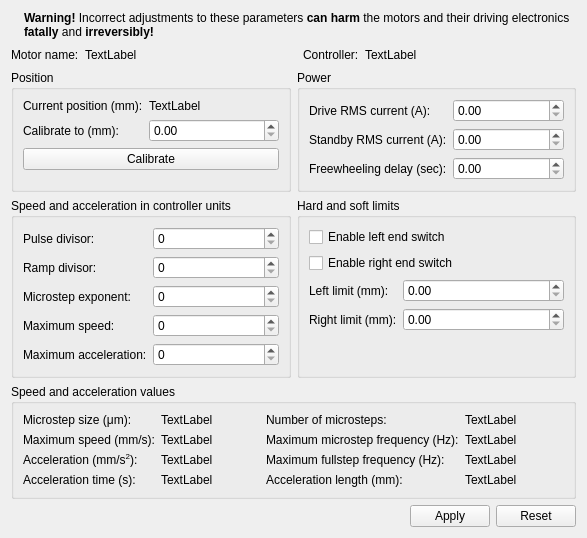
<?xml version="1.0" encoding="UTF-8"?>
<ui version="4.0">
 <class>Form</class>
 <widget class="QWidget" name="Form">
  <property name="geometry">
   <rect>
    <x>0</x>
    <y>0</y>
    <width>587</width>
    <height>538</height>
   </rect>
  </property>
  <property name="windowTitle">
   <string>Form</string>
  </property>
  <property name="windowIcon">
   <iconset resource="../../../../resource/icons/icons.qrc">
    <normaloff>:/icons/motorconfig.svg</normaloff>:/icons/motorconfig.svg</iconset>
  </property>
  <layout class="QVBoxLayout" name="verticalLayout">
   <item>
    <layout class="QHBoxLayout" name="horizontalLayout_2">
     <property name="leftMargin">
      <number>0</number>
     </property>
     <property name="topMargin">
      <number>0</number>
     </property>
     <property name="rightMargin">
      <number>0</number>
     </property>
     <property name="bottomMargin">
      <number>0</number>
     </property>
     <item>
      <widget class="QLabel" name="warningIconLabel">
       <property name="text">
        <string/>
       </property>
      </widget>
     </item>
     <item>
      <widget class="QLabel" name="label_13">
       <property name="sizePolicy">
        <sizepolicy hsizetype="Preferred" vsizetype="Preferred">
         <horstretch>1</horstretch>
         <verstretch>0</verstretch>
        </sizepolicy>
       </property>
       <property name="text">
        <string>&lt;html&gt;&lt;head/&gt;&lt;body&gt;&lt;p&gt;&lt;span style=&quot; font-weight:600;&quot;&gt;Warning!&lt;/span&gt; Incorrect adjustments to these parameters &lt;span style=&quot; font-weight:600;&quot;&gt;can harm&lt;/span&gt; the motors and their driving electronics &lt;span style=&quot; font-weight:600;&quot;&gt;fatally&lt;/span&gt; and &lt;span style=&quot; font-weight:600;&quot;&gt;irreversibly!&lt;/span&gt;&lt;/p&gt;&lt;/body&gt;&lt;/html&gt;</string>
       </property>
       <property name="textFormat">
        <enum>Qt::RichText</enum>
       </property>
       <property name="wordWrap">
        <bool>true</bool>
       </property>
      </widget>
     </item>
    </layout>
   </item>
   <item>
    <layout class="QHBoxLayout" name="horizontalLayout_4">
     <property name="leftMargin">
      <number>0</number>
     </property>
     <property name="topMargin">
      <number>0</number>
     </property>
     <property name="rightMargin">
      <number>0</number>
     </property>
     <property name="bottomMargin">
      <number>0</number>
     </property>
     <item>
      <widget class="QLabel" name="label_2">
       <property name="text">
        <string>Motor name:</string>
       </property>
      </widget>
     </item>
     <item>
      <widget class="QLabel" name="motorNameLabel">
       <property name="sizePolicy">
        <sizepolicy hsizetype="Preferred" vsizetype="Preferred">
         <horstretch>1</horstretch>
         <verstretch>0</verstretch>
        </sizepolicy>
       </property>
       <property name="text">
        <string>TextLabel</string>
       </property>
      </widget>
     </item>
     <item>
      <widget class="QLabel" name="label_18">
       <property name="text">
        <string>Controller:</string>
       </property>
      </widget>
     </item>
     <item>
      <widget class="QLabel" name="controllerNameLabel">
       <property name="sizePolicy">
        <sizepolicy hsizetype="Preferred" vsizetype="Preferred">
         <horstretch>1</horstretch>
         <verstretch>0</verstretch>
        </sizepolicy>
       </property>
       <property name="text">
        <string>TextLabel</string>
       </property>
      </widget>
     </item>
    </layout>
   </item>
   <item>
    <layout class="QGridLayout" name="gridLayout_2">
     <property name="leftMargin">
      <number>0</number>
     </property>
     <property name="topMargin">
      <number>0</number>
     </property>
     <property name="rightMargin">
      <number>0</number>
     </property>
     <property name="bottomMargin">
      <number>0</number>
     </property>
     <item row="0" column="0">
      <widget class="QGroupBox" name="groupBox">
       <property name="title">
        <string>Position</string>
       </property>
       <layout class="QFormLayout" name="formLayout">
        <item row="0" column="0">
         <widget class="QLabel" name="label">
          <property name="text">
           <string>Current position (mm):</string>
          </property>
         </widget>
        </item>
        <item row="0" column="1">
         <widget class="QLabel" name="currentPositionLabel">
          <property name="text">
           <string>TextLabel</string>
          </property>
         </widget>
        </item>
        <item row="1" column="0">
         <widget class="QLabel" name="label_3">
          <property name="text">
           <string>Calibrate to (mm):</string>
          </property>
         </widget>
        </item>
        <item row="1" column="1">
         <widget class="QDoubleSpinBox" name="calibrationDoubleSpinBox"/>
        </item>
        <item row="2" column="0" colspan="2">
         <widget class="QPushButton" name="calibratePushButton">
          <property name="text">
           <string>Calibrate</string>
          </property>
         </widget>
        </item>
       </layout>
      </widget>
     </item>
     <item row="1" column="1">
      <widget class="QGroupBox" name="groupBox_4">
       <property name="title">
        <string>Hard and soft limits</string>
       </property>
       <layout class="QFormLayout" name="formLayout_2">
        <item row="0" column="0" colspan="2">
         <widget class="QCheckBox" name="leftSwitchEnabledCheckBox">
          <property name="text">
           <string>Enable left end switch</string>
          </property>
         </widget>
        </item>
        <item row="1" column="0" colspan="2">
         <widget class="QCheckBox" name="rightSwitchEnabledCheckBox">
          <property name="minimumSize">
           <size>
            <width>0</width>
            <height>0</height>
           </size>
          </property>
          <property name="text">
           <string>Enable right end switch</string>
          </property>
         </widget>
        </item>
        <item row="2" column="1">
         <widget class="QDoubleSpinBox" name="leftLimitDoubleSpinBox"/>
        </item>
        <item row="2" column="0">
         <widget class="QLabel" name="label_4">
          <property name="text">
           <string>Left limit (mm):</string>
          </property>
         </widget>
        </item>
        <item row="3" column="0">
         <widget class="QLabel" name="label_5">
          <property name="text">
           <string>Right limit (mm):</string>
          </property>
         </widget>
        </item>
        <item row="3" column="1">
         <widget class="QDoubleSpinBox" name="rightLimitDoubleSpinBox"/>
        </item>
       </layout>
      </widget>
     </item>
     <item row="1" column="0">
      <widget class="QGroupBox" name="groupBox_2">
       <property name="title">
        <string>Speed and acceleration in controller units</string>
       </property>
       <layout class="QFormLayout" name="formLayout_3">
        <item row="0" column="0">
         <widget class="QLabel" name="label_6">
          <property name="text">
           <string>Pulse divisor:</string>
          </property>
         </widget>
        </item>
        <item row="0" column="1">
         <widget class="QSpinBox" name="pulseDivisorSpinBox">
          <property name="maximum">
           <number>13</number>
          </property>
         </widget>
        </item>
        <item row="1" column="0">
         <widget class="QLabel" name="label_7">
          <property name="text">
           <string>Ramp divisor:</string>
          </property>
         </widget>
        </item>
        <item row="1" column="1">
         <widget class="QSpinBox" name="rampDivisorSpinBox">
          <property name="maximum">
           <number>13</number>
          </property>
         </widget>
        </item>
        <item row="2" column="0">
         <widget class="QLabel" name="label_8">
          <property name="text">
           <string>Microstep exponent:</string>
          </property>
         </widget>
        </item>
        <item row="2" column="1">
         <widget class="QSpinBox" name="microstepExponentSpinBox">
          <property name="maximum">
           <number>10</number>
          </property>
         </widget>
        </item>
        <item row="3" column="0">
         <widget class="QLabel" name="label_16">
          <property name="text">
           <string>Maximum speed:</string>
          </property>
         </widget>
        </item>
        <item row="3" column="1">
         <widget class="QSpinBox" name="rawMaxSpeedSpinBox">
          <property name="maximum">
           <number>2047</number>
          </property>
         </widget>
        </item>
        <item row="4" column="0">
         <widget class="QLabel" name="label_22">
          <property name="text">
           <string>Maximum acceleration:</string>
          </property>
         </widget>
        </item>
        <item row="4" column="1">
         <widget class="QSpinBox" name="rawMaxAccelSpinBox">
          <property name="maximum">
           <number>2047</number>
          </property>
         </widget>
        </item>
       </layout>
      </widget>
     </item>
     <item row="0" column="1">
      <widget class="QGroupBox" name="groupBox_3">
       <property name="title">
        <string>Power</string>
       </property>
       <layout class="QFormLayout" name="formLayout_4">
        <item row="0" column="0">
         <widget class="QLabel" name="label_9">
          <property name="text">
           <string>Drive RMS current (A):</string>
          </property>
         </widget>
        </item>
        <item row="1" column="0">
         <widget class="QLabel" name="label_10">
          <property name="text">
           <string>Standby RMS current (A):</string>
          </property>
         </widget>
        </item>
        <item row="2" column="0">
         <widget class="QLabel" name="label_11">
          <property name="text">
           <string>Freewheeling delay (sec):</string>
          </property>
         </widget>
        </item>
        <item row="0" column="1">
         <widget class="QDoubleSpinBox" name="driveRMSCurrentDoubleSpinBox"/>
        </item>
        <item row="1" column="1">
         <widget class="QDoubleSpinBox" name="standbyRMSCurrentDoubleSpinBox"/>
        </item>
        <item row="2" column="1">
         <widget class="QDoubleSpinBox" name="freewheelingDelayDoubleSpinBox"/>
        </item>
       </layout>
      </widget>
     </item>
    </layout>
   </item>
   <item>
    <widget class="QGroupBox" name="groupBox_5">
     <property name="title">
      <string>Speed and acceleration values</string>
     </property>
     <layout class="QGridLayout" name="gridLayout">
      <item row="0" column="2">
       <widget class="QLabel" name="label_19">
        <property name="text">
         <string>Number of microsteps:</string>
        </property>
       </widget>
      </item>
      <item row="2" column="2">
       <widget class="QLabel" name="label_21">
        <property name="text">
         <string>Maximum fullstep frequency (Hz):</string>
        </property>
       </widget>
      </item>
      <item row="0" column="0">
       <widget class="QLabel" name="label_12">
        <property name="text">
         <string>&lt;html&gt;&lt;head/&gt;&lt;body&gt;&lt;p&gt;Microstep size (μm):&lt;/p&gt;&lt;/body&gt;&lt;/html&gt;</string>
        </property>
       </widget>
      </item>
      <item row="1" column="1">
       <widget class="QLabel" name="maximumSpeedLabel">
        <property name="text">
         <string>TextLabel</string>
        </property>
       </widget>
      </item>
      <item row="1" column="0">
       <widget class="QLabel" name="label_14">
        <property name="text">
         <string>Maximum speed (mm/s):</string>
        </property>
       </widget>
      </item>
      <item row="2" column="0">
       <widget class="QLabel" name="label_17">
        <property name="text">
         <string>&lt;html&gt;&lt;head/&gt;&lt;body&gt;&lt;p&gt;Acceleration (mm/s&lt;span style=&quot; vertical-align:super;&quot;&gt;2&lt;/span&gt;):&lt;/p&gt;&lt;/body&gt;&lt;/html&gt;</string>
        </property>
        <property name="textFormat">
         <enum>Qt::RichText</enum>
        </property>
       </widget>
      </item>
      <item row="0" column="1">
       <widget class="QLabel" name="microStepSizeLabel">
        <property name="text">
         <string>TextLabel</string>
        </property>
       </widget>
      </item>
      <item row="1" column="2">
       <widget class="QLabel" name="label_20">
        <property name="text">
         <string>Maximum microstep frequency (Hz):</string>
        </property>
       </widget>
      </item>
      <item row="2" column="1">
       <widget class="QLabel" name="accelerationLabel">
        <property name="text">
         <string>TextLabel</string>
        </property>
       </widget>
      </item>
      <item row="0" column="3">
       <widget class="QLabel" name="nMicrostepLabel">
        <property name="text">
         <string>TextLabel</string>
        </property>
       </widget>
      </item>
      <item row="1" column="3">
       <widget class="QLabel" name="maxMicrostepFrequencyLabel">
        <property name="text">
         <string>TextLabel</string>
        </property>
       </widget>
      </item>
      <item row="2" column="3">
       <widget class="QLabel" name="maxFullstepFrequencyLabel">
        <property name="text">
         <string>TextLabel</string>
        </property>
       </widget>
      </item>
      <item row="3" column="0">
       <widget class="QLabel" name="label_15">
        <property name="text">
         <string>Acceleration time (s):</string>
        </property>
       </widget>
      </item>
      <item row="3" column="2">
       <widget class="QLabel" name="label_23">
        <property name="text">
         <string>Acceleration length (mm):</string>
        </property>
       </widget>
      </item>
      <item row="3" column="1">
       <widget class="QLabel" name="accelTimeLabel">
        <property name="text">
         <string>TextLabel</string>
        </property>
       </widget>
      </item>
      <item row="3" column="3">
       <widget class="QLabel" name="accelLengthLabel">
        <property name="text">
         <string>TextLabel</string>
        </property>
       </widget>
      </item>
     </layout>
    </widget>
   </item>
   <item>
    <layout class="QHBoxLayout" name="horizontalLayout">
     <property name="leftMargin">
      <number>0</number>
     </property>
     <property name="topMargin">
      <number>0</number>
     </property>
     <property name="rightMargin">
      <number>0</number>
     </property>
     <property name="bottomMargin">
      <number>0</number>
     </property>
     <item>
      <spacer name="horizontalSpacer">
       <property name="orientation">
        <enum>Qt::Horizontal</enum>
       </property>
       <property name="sizeHint" stdset="0">
        <size>
         <width>40</width>
         <height>20</height>
        </size>
       </property>
      </spacer>
     </item>
     <item>
      <widget class="QPushButton" name="applyPushButton">
       <property name="text">
        <string>Apply</string>
       </property>
      </widget>
     </item>
     <item>
      <widget class="QPushButton" name="resetPushButton">
       <property name="text">
        <string>Reset</string>
       </property>
      </widget>
     </item>
    </layout>
   </item>
  </layout>
 </widget>
 <tabstops>
  <tabstop>calibrationDoubleSpinBox</tabstop>
  <tabstop>calibratePushButton</tabstop>
  <tabstop>pulseDivisorSpinBox</tabstop>
  <tabstop>rampDivisorSpinBox</tabstop>
  <tabstop>microstepExponentSpinBox</tabstop>
  <tabstop>driveRMSCurrentDoubleSpinBox</tabstop>
  <tabstop>standbyRMSCurrentDoubleSpinBox</tabstop>
  <tabstop>freewheelingDelayDoubleSpinBox</tabstop>
  <tabstop>leftSwitchEnabledCheckBox</tabstop>
  <tabstop>rightSwitchEnabledCheckBox</tabstop>
  <tabstop>leftLimitDoubleSpinBox</tabstop>
  <tabstop>rightLimitDoubleSpinBox</tabstop>
  <tabstop>applyPushButton</tabstop>
  <tabstop>resetPushButton</tabstop>
 </tabstops>
 <resources>
  <include location="../../../../resource/icons/icons.qrc"/>
 </resources>
 <connections/>
</ui>
